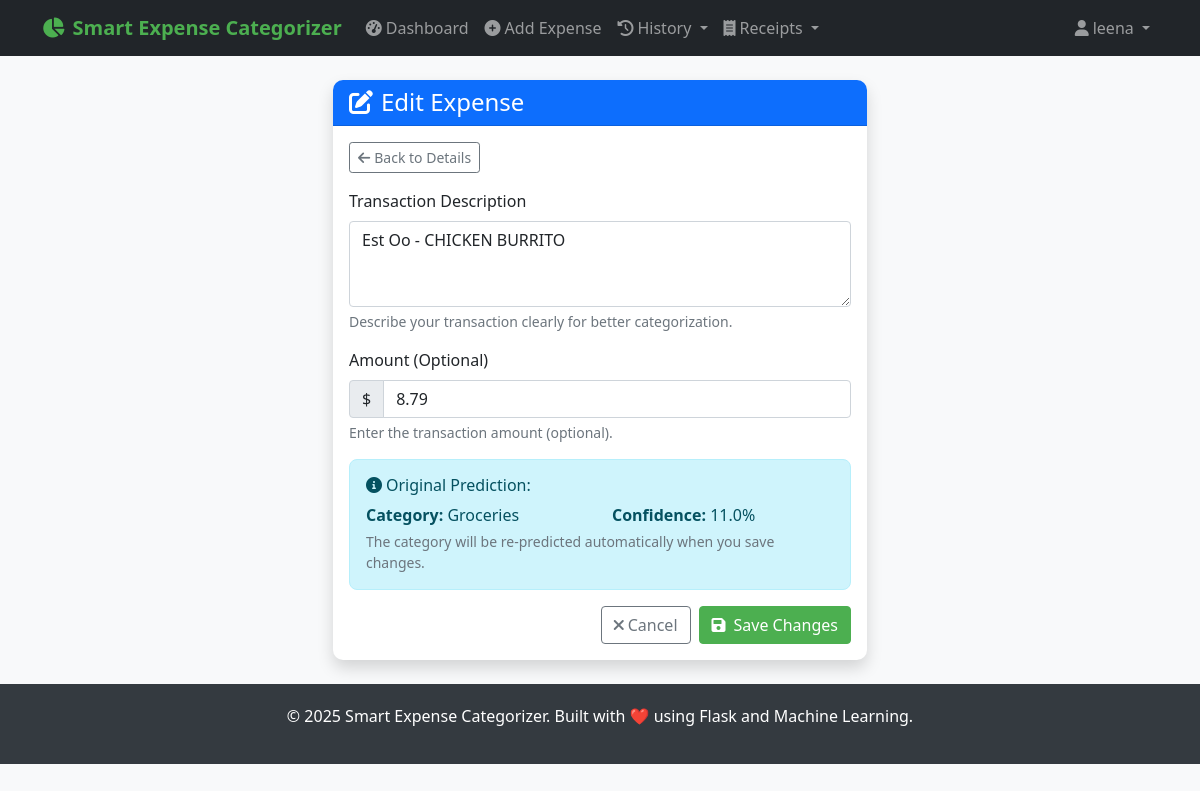
Page /expense/b68b386a-3048-42f9-bf5c-c20b04cf316e/edit (signed in) on the committed database.
### PYTHON/models.py (models this page shows, shortened)
class User(UserMixin, db.Model):
    __tablename__ = 'users'
    id = db.Column(db.String(36), primary_key=True, default=lambda: str(uuid.uuid4()))
    username = db.Column(db.String(80), unique=True, nullable=False, index=True)
    email = db.Column(db.String(120), unique=True, nullable=False, index=True)
    password_hash = db.Column(db.String(255), nullable=False)
    created_at = db.Column(db.DateTime, default=datetime.utcnow)
    is_active = db.Column(db.Boolean, default=True)
    expenses = db.relationship('Expense', foreign_keys='Expense.user_id', backref='user', lazy='dynamic', cascade='all, delete-orphan')

class Expense(db.Model):
    __tablename__ = 'expenses'
    id = db.Column(db.String(36), primary_key=True, default=lambda: str(uuid.uuid4()))
    user_id = db.Column(db.String(36), db.ForeignKey('users.id'), nullable=False, index=True)
    description = db.Column(db.Text, nullable=False)
    amount = db.Column(db.Numeric(10, 2), nullable=True)
    predicted_category = db.Column(db.String(100), nullable=False, index=True)
    confidence_score = db.Column(db.Float, nullable=False)
    model_predictions = db.Column(db.JSON)  # Store individual model predictions
    created_at = db.Column(db.DateTime, default=datetime.utcnow, index=True)
    updated_at = db.Column(db.DateTime, default=datetime.utcnow, onupdate=datetime.utcnow)
    user_feedback = db.Column(db.String(100), nullable=True)  # User can correct the category
    is_correct = db.Column(db.Boolean, nullable=True)  # User can mark if prediction was correct
    source = db.Column(db.String(50), nullable=True, default='manual')  # 'manual', 'receipt_upload', 'api'
    expense_metadata = db.Column(db.JSON, nullable=True)  # Store receipt data, OCR confidence, etc.
    date = db.Column(db.DateTime, nullable=True)  # Expense date (can be different from created_at)
    is_deleted = db.Column(db.Boolean, default=False, nullable=False, index=True)
    deleted_at = db.Column(db.DateTime, nullable=True)
    deleted_by = db.Column(db.String(36), db.ForeignKey('users.id'), nullable=True)
    deleted_by_user = db.relationship('User', foreign_keys=[deleted_by])

### PYTHON/routes.py (the view, shortened to what this page needs)
@main_bp.route('/expense/<expense_id>/edit', methods=['GET', 'POST'])
@login_required
def edit_expense(expense_id):
    expense = Expense.query.filter_by(id=expense_id, user_id=current_user.id).first_or_404()
    form = ExpenseForm()
    if request.method == 'GET':
        form.description.data = expense.description
        form.amount.data = expense.amount
    return render_template('edit_expense.html', form=form, expense=expense)

### PYTHON/forms.py
class ExpenseForm(FlaskForm):
    description = TextAreaField('Transaction Description', validators=[
        DataRequired(message='Description is required'),
        Length(min=3, max=500, message='Description must be between 3 and 500 characters')
    ], render_kw={
        'placeholder': 'e.g., Starbucks Coffee, Uber ride, Grocery shopping',
        'rows': 3
    })
    amount = DecimalField('Amount (Optional)', validators=[
        Optional(),
        NumberRange(min=0, message='Amount must be positive')
    ], places=2, render_kw={
        'placeholder': '0.00',
        'step': '0.01'
    })

### PYTHON/app.py (called while the page is built)
def init_extensions(app):
    db.init_app(app)
    login_manager = LoginManager()
    login_manager.init_app(app)
    login_manager.login_view = 'auth.login'
    login_manager.login_message = 'Please log in to access this page.'
    login_manager.login_message_category = 'info'
    login_manager.session_protection = 'strong'
    csrf = CSRFProtect(app)
    @login_manager.user_loader
    def load_user(user_id):
        try:
            return User.query.get(user_id)
        except Exception:
            return None
    @app.before_request
    def fix_session():
        from flask import session
        if not session.get('_session_initialized'):
            session['_session_initialized'] = True
            session.permanent = True

def add_security_headers(app):
    @app.after_request
    def set_security_headers(response):
        if hasattr(app.config, 'SECURITY_HEADERS'):
            for header, value in app.config['SECURITY_HEADERS'].items():
                response.headers[header] = value
        response.headers['X-Content-Type-Options'] = 'nosniff'
        response.headers['X-Frame-Options'] = 'DENY'
        response.headers['X-XSS-Protection'] = '1; mode=block'
        return response

def register_context_processors(app):
    @app.context_processor
    def inject_now():
        return {'now': datetime.now()}

### PYTHON/templates/edit_expense.html (shortened to what this page needs)
{% extends "base.html" %}
{% block content %}
<div class="container mt-4">
    <div class="row justify-content-center">
        <div class="col-md-8 col-lg-6">
            <div class="card shadow">
                <div class="card-header bg-primary text-white">
                    <h4 class="mb-0">
                        <i class="fas fa-edit me-2"></i>Edit Expense
                    </h4>
                </div>
                <div class="card-body">
                    <div class="mb-3">
                        <a href="{{ url_for('main.expense_detail', expense_id=expense.id) }}" class="btn btn-outline-secondary btn-sm">
                            <i class="fas fa-arrow-left me-1"></i>Back to Details
                        </a>
                    </div>
                    <form method="POST">
                        <div class="mb-3">
                            {{ form.description.label(class="form-label") }}
                            {{ form.description(class="form-control" + (" is-invalid" if form.description.errors else "")) }}
                            <div class="form-text">
                                Describe your transaction clearly for better categorization.
                            </div>
                        </div>
                        <div class="mb-3">
                            {{ form.amount.label(class="form-label") }}
                            <div class="input-group">
                                <span class="input-group-text">$</span>
                                {{ form.amount(class="form-control" + (" is-invalid" if form.amount.errors else "")) }}
                            </div>
                            <div class="form-text">
                                Enter the transaction amount (optional).
                            </div>
                        </div>
                        <div class="alert alert-info">
                            <h6><i class="fas fa-info-circle me-1"></i>Original Prediction:</h6>
                            <div class="row">
                                <div class="col-md-6">
                                    <strong>Category:</strong> {{ expense.predicted_category or 'N/A' }}
                                </div>
                                <div class="col-md-6">
                                    <strong>Confidence:</strong>
                                    {% if expense.confidence_score %}
                                        {{ (expense.confidence_score * 100)|round }}%
                                    {% else %}
                                        N/A
                                    {% endif %}
                                </div>
                            </div>
                            <small class="text-muted mt-1 d-block">
                                The category will be re-predicted automatically when you save changes.
                            </small>
                        </div>
                        <div class="d-grid gap-2 d-md-flex justify-content-md-end">
                            <a href="{{ url_for('main.expense_detail', expense_id=expense.id) }}"
                               class="btn btn-outline-secondary">
                                <i class="fas fa-times me-1"></i>Cancel
                            </a>
                            <button type="submit" class="btn btn-primary">
                                <i class="fas fa-save me-2"></i>Save Changes
                            </button>
                        </div>
                    </form>
                </div>
            </div>
        </div>
    </div>
</div>
{% endblock %}

### PYTHON/templates/base.html (shortened to what this page needs)
<!DOCTYPE html>
<html lang="en">
<head>
    <link href="https://cdn.jsdelivr.net/npm/bootstrap@5.1.3/dist/css/bootstrap.min.css" rel="stylesheet">
    <link href="https://cdnjs.cloudflare.com/ajax/libs/font-awesome/6.0.0/css/all.min.css" rel="stylesheet">
</head>
<body>
    <nav class="navbar navbar-expand-lg navbar-dark bg-dark">
        <div class="container">
            <a class="navbar-brand" href="{{ url_for('main.index') }}">
                <i class="fas fa-chart-pie me-2"></i>Smart Expense Categorizer
            </a>
            <div class="collapse navbar-collapse" id="navbarNav">
                <ul class="navbar-nav me-auto">
                    {% if current_user.is_authenticated %}
                        <li class="nav-item">
                            <a class="nav-link" href="{{ url_for('main.dashboard') }}">
                                <i class="fas fa-tachometer-alt me-1"></i>Dashboard
                            </a>
                        </li>
                        <li class="nav-item">
                            <a class="nav-link" href="{{ url_for('main.predict') }}">
                                <i class="fas fa-plus-circle me-1"></i>Add Expense
                            </a>
                        </li>
                        <li class="nav-item dropdown">
                            <a class="nav-link dropdown-toggle" href="#" id="expensesDropdown" role="button" data-bs-toggle="dropdown">
                                <i class="fas fa-history me-1"></i>History
                            </a>
                        </li>
                        <li class="nav-item dropdown">
                            <a class="nav-link dropdown-toggle" href="#" id="receiptDropdown" role="button" data-bs-toggle="dropdown">
                                <i class="fas fa-receipt me-1"></i>Receipts
                            </a>
                        </li>
                    {% endif %}
                </ul>
                <ul class="navbar-nav">
                    {% if current_user.is_authenticated %}
                        <li class="nav-item dropdown">
                            <a class="nav-link dropdown-toggle" href="#" id="navbarDropdown" role="button" data-bs-toggle="dropdown">
                                <i class="fas fa-user me-1"></i>{{ current_user.username }}
                            </a>
                        </li>
                    {% endif %}
                </ul>
            </div>
        </div>
    </nav>
    <main class="container my-4">
        {% block content %}{% endblock %}
    </main>
    <footer class="footer mt-auto">
        <div class="container text-center">
            <p>&copy; {{ now.year }} Smart Expense Categorizer. Built with ❤️ using Flask and Machine Learning.</p>
        </div>
    </footer>
</body>
</html>

### PYTHON/templates/base.html (style rules this page uses)
:root { --primary-color: #4CAF50; --secondary-color: #45a049; --accent-color: #2196F3; --danger-color: #f44336; --warning-color: #ff9800; --success-color: #4CAF50; --info-color: #2196F3; }
body { background-color: #f8f9fa; font-family: 'Segoe UI', Tahoma, Geneva, Verdana, sans-serif; }
.navbar-brand { font-weight: bold; color: var(--primary-color) !important; }
.btn-primary { background-color: var(--primary-color); border-color: var(--primary-color); }
.card { box-shadow: 0 2px 10px rgba(0,0,0,0.1); border: none; border-radius: 10px; }
.card-header { background-color: var(--primary-color); color: white; border-radius: 10px 10px 0 0 !important; }
.alert { border-radius: 8px; }
.footer { background-color: #343a40; color: white; padding: 20px 0; margin-top: 50px; }

### rows in the picture
User: username "leena"
Expense: description "Est Oo - CHICKEN BURRITO", amount "8.79", predicted_category "Groceries", (expense.confidence_score*100)|round "11.0"
